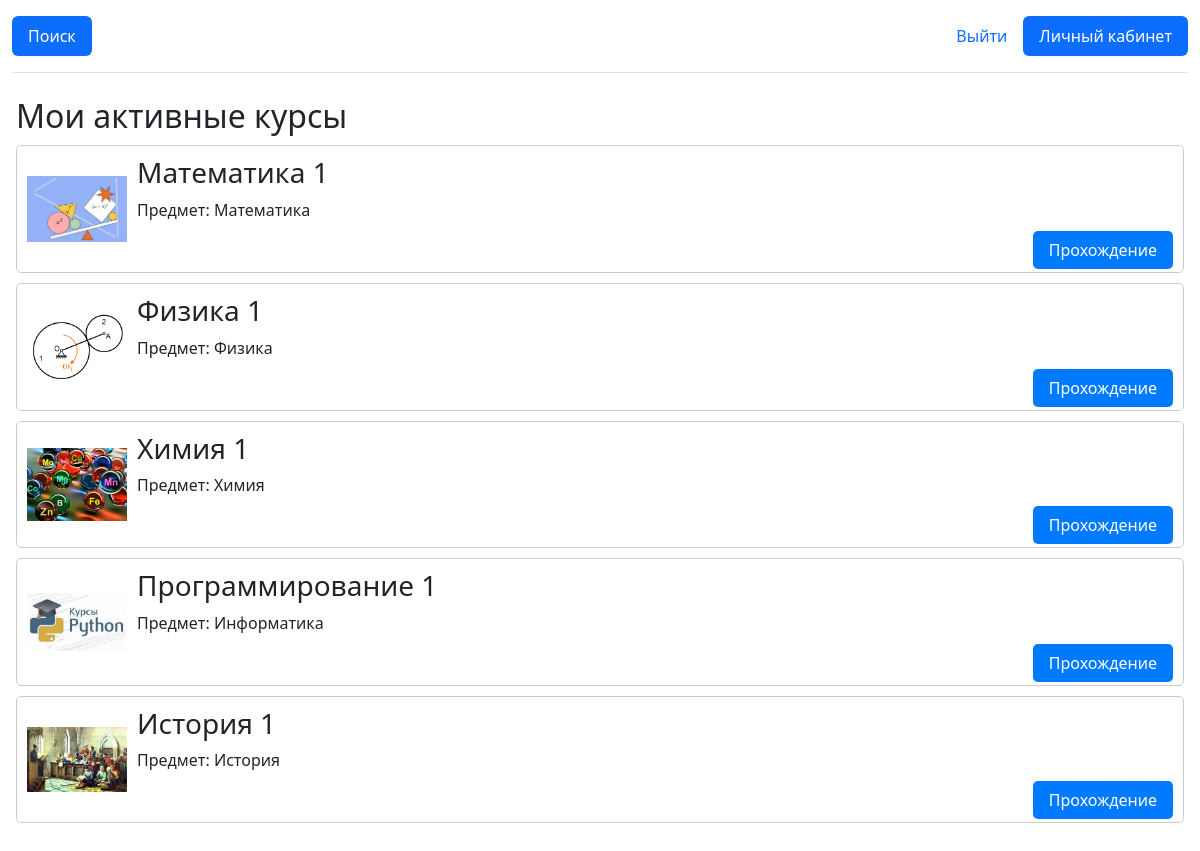
Page /active-courses/ (signed in) on the committed database.
### app/models.py (models this page shows, shortened)
class UserCourse(models.Model):
    STATUS_CHOICES = [
        ("active", "Active"),
        ("completed", "Completed"),
    ]
    user = models.ForeignKey(
        User,
        related_name="user_courses",
        on_delete=models.CASCADE,
        verbose_name="Пользователь",
    )
    course = models.ForeignKey(
        Course,
        related_name="user_courses",
        on_delete=models.CASCADE,
        verbose_name="Курс",
    )
    status = models.CharField(
        max_length=20,
        choices=STATUS_CHOICES,
        default="active",
        verbose_name="Статус курса",
    )
    grade = models.FloatField(
        null=True,
        blank=True,
        verbose_name="Оценка",
        help_text="Оценка доступна только для завершённых курсов",
    )
    class Meta:
        unique_together = ("user", "course")

class Course(models.Model):
    name = models.CharField(max_length=255, verbose_name="Название курса")
    subject = models.CharField(max_length=255, verbose_name="Предмет")
    image = models.ImageField(
        upload_to="course_images/", verbose_name="Фотография", null=True, blank=True
    )
    info = models.TextField(verbose_name="О курсе", null=True, blank=True)

### app/views.py (the view)
# urls.py: path("active-courses/", views.active_courses_view, name="active_courses"),
@login_required
def active_courses_view(request):
    active_courses = UserCourse.objects.filter(
        user=request.user, status="active"
    ).select_related("course")
    return render(request, "active_courses.html", {"active_courses": active_courses})

### app/templates/active_courses.html (shortened to what this page needs)
{% extends "base.html" %}
{% block content %}
<h2>Мои активные курсы</h2>
<ul style="list-style-type: none; padding: 0;">
    {% for user_course in active_courses %}
    <li style="border: 1px solid #ccc; border-radius: 5px; margin: 10px 0; display: flex; padding: 10px; align-items: center;">
        {% if user_course.course.image %}
        <img src="{{ user_course.course.image.url }}" alt="{{ user_course.course.name }}" style="max-width: 100px; margin-right: 10px;">
        {% endif %}
        <div style="flex-grow: 1; display: flex; flex-direction: column;">
            <h3>{{ user_course.course.name }}</h3>
            <p>Предмет: {{ user_course.course.subject }}</p>
            <div style="margin-top: auto; text-align: right;">
                <a href="{% url 'course_detail' pk=user_course.course.pk %}" style="padding: 8px 16px; background-color: #007bff; color: white; text-decoration: none; border-radius: 5px;">Прохождение</a>
            </div>
        </div>
    </li>
    {% empty %}
    <p>У вас нет активных курсов.</p>
    {% endfor %}
</ul>
{% endblock %}

### app/templates/base.html (shortened to what this page needs)
<!DOCTYPE html>
<html lang="en">
<head>
    {% load static %}
    <link rel="stylesheet" href="https://cdn.jsdelivr.net/npm/bootstrap@5.3.3/dist/css/bootstrap.min.css">
</head>
<body>
    <header>
        <div class="container-fluid">
            <header class="d-flex flex-wrap justify-content-center py-3 mb-4 border-bottom">
                <div class="d-flex align-items-center mb-3 mb-md-0 me-md-auto">
                    <ul class="nav nav-pills">
                        <li class="nav-item"><a href="{% url 'search' %}" class="nav-link active" aria-current="page">Поиск</a></li>
                    </ul>
                </div>
                <ul class="nav nav-pills">
                    {% if user.is_authenticated %}
                        <li class="nav-item">
                            <form method="post" action="{% url 'logout' %}">
                                <button type="submit" class="nav-link">Выйти</button>
                            </form>
                        </li>
                        <li class="nav-item"><a href="{% url 'home' %}" class="nav-link active" aria-current="page">Личный кабинет</a></li>
                    {% else %}
                        <li class="nav-item"><a href="{% url 'login' %}" class="nav-link">Войти</a></li>
                        <li class="nav-item"><a href="{% url 'register' %}" class="nav-link">Зарегистрироваться</a></li>
                    {% endif %}
                </ul>
            </header>
        </div>
    </header>
    <main class="mt-4 mb-5 px-3">
        {% block content %}{% endblock %}
    </main>
</body>
</html>

### rows in the picture
UserCourse: course.image (picture), course.name "Математика 1", course.subject "Математика"
UserCourse: course.image (picture), course.name "Физика 1", course.subject "Физика"
UserCourse: course.image (picture), course.name "Химия 1", course.subject "Химия"
UserCourse: course.image (picture), course.name "Программирование 1", course.subject "Информатика"
UserCourse: course.image (picture), course.name "История 1", course.subject "История"
